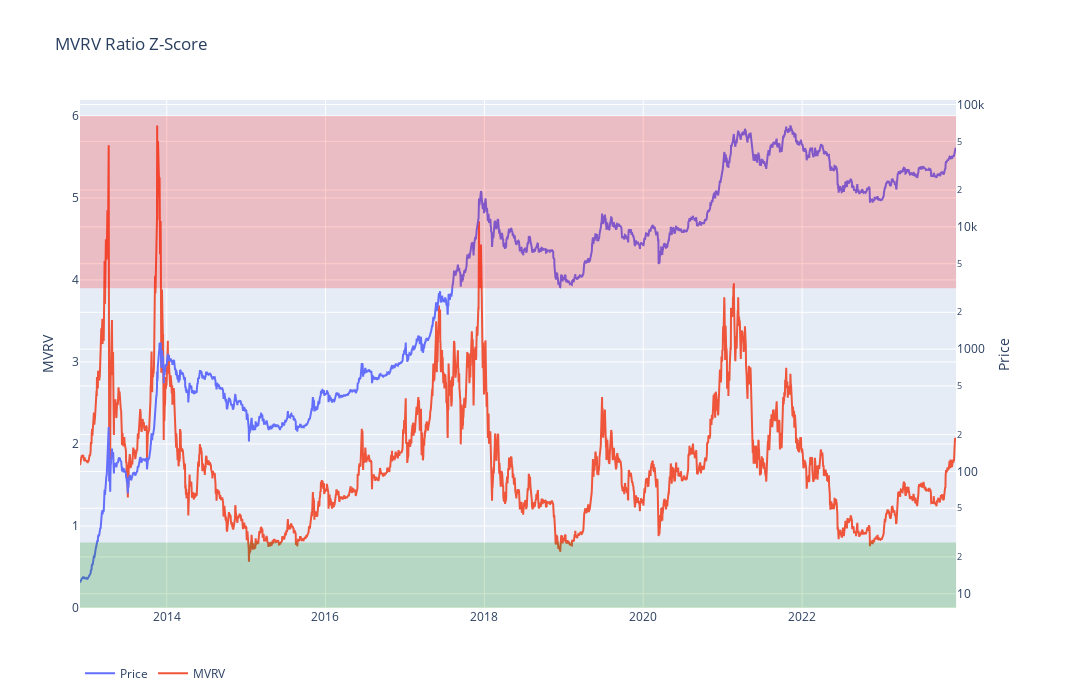

The cell this chart's notebook holds for it:
### Code cell
#MVRV
import plotly.graph_objects as go
from plotly.subplots import make_subplots

mvrv_data = metrics[['PriceUSD', 'CapMVRVCur', 'CapMrktCurUSD', 'CapRealUSD']].copy()
#mvrv_data['Z_Score'] = (mvrv_data['CapMrktCurUSD'] - mvrv_data['CapRealUSD']) / mvrv_data['CapMrktCurUSD'].expanding().std(ddof=0)
mvrv_data = mvrv_data['2012-11-28':]
# Create figure with secondary y-axis
fig = make_subplots(specs=[[{"secondary_y": True}]])

# Add traces
fig.add_trace(
    go.Scatter(x=mvrv_data.index, y=mvrv_data['PriceUSD'], name='Price'),
        secondary_y=True)
fig.add_trace(
    go.Scatter(x=mvrv_data.index, y=mvrv_data['CapMVRVCur'], name='MVRV'),
        secondary_y=False)
fig.add_hrect(y0=3.9, y1=6.0, line_width=0, fillcolor='red', opacity=0.2, secondary_y=False)
fig.add_hrect(y0=0.0, y1=0.8, line_width=0, fillcolor='green', opacity=0.2, secondary_y=False)

# Add figure title
fig.update_layout(
    title_text='MVRV Ratio',
    legend=dict(orientation="h"),
    width=1400, height=700,
    hovermode='x unified')

# Set y-axes titles
fig.update_yaxes(title_text='Price', type='log', secondary_y=True)
fig.update_yaxes(title_text='MVRV', secondary_y=False)

fig.show()

### Figure 1 — Plotly figure (JSON) as saved in the notebook; plotly's stock layout.template omitted (floating-point values rounded to 4 significant figures; data arrays with more than 128 entries replaced by an {"elided": "..."} marker saying what was removed)
{"data": [{"name": "Price", "type": "scatter", "x": {"elided": "4032 str values"}, "xaxis": "x", "y": {"elided": "4032 float values"}, "yaxis": "y2"}, {"name": "MVRV", "type": "scatter", "x": {"elided": "4032 str values"}, "xaxis": "x", "y": {"elided": "4032 float values"}, "yaxis": "y"}], "layout": {"height": 700, "hovermode": "x unified", "legend": {"orientation": "h"}, "shapes": [{"fillcolor": "red", "line": {"width": 0}, "opacity": 0.2, "type": "rect", "x0": 0, "x1": 1, "xref": "x domain", "y0": 3.9, "y1": 6, "yref": "y"}, {"fillcolor": "green", "line": {"width": 0}, "opacity": 0.2, "type": "rect", "x0": 0, "x1": 1, "xref": "x domain", "y0": 0, "y1": 0.8, "yref": "y"}], "title": {"text": "MVRV Ratio Z-Score"}, "width": 1400, "xaxis": {"anchor": "y", "domain": [0, 0.94]}, "yaxis": {"anchor": "x", "domain": [0, 1], "title": {"text": "MVRV"}}, "yaxis2": {"anchor": "x", "overlaying": "y", "side": "right", "title": {"text": "Price"}, "type": "log"}}}
